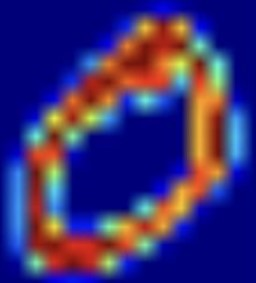
#> input picture open cv how to work with/data/ocr.jpg, 256 x 283 px, found by its file name
$ python svm-OCR.py
#> lines starting #> are read from the running program, lines starting #| are printed output that depends on the picture
'''
کاری که این الکوریتم انجام میده اینه که میاد در حالت عادی دو تا دیتای موجود رو به وسیله ی خط هایی از هم جدا میکنه  و مرزی بین این دیتا با اون دیتا پیدا میکنه
و بعد از بین خط هایی که پیدا شده میاد اونی که از هر دو طرف به دیتا ها دورتر هست رو انتخاب میکنه چون ممکنه هرکدوم از داده ها نویز هایی داشته باشند که خط ها رو تحت تاثیر قرار بده
پس باید دورترین انتخاب بشه.

در حالتی که از این الگوریتم استفاده نکنیم باید تک تک داده ها را پیدا کنیم و فاصله از طرفین رو حساب کنیم

'''
#--------------------------------------------------------------------------------------------
#OCR
'''
در knn
ما مستقیما تجمع پیکسل ها رو حساب میکنیم اما با استفاده از OCR
اینجا عکس اصلی رو میدیم و عکس شناسایی شده رو میده
بعد از این مرحله نیاز داریم تا توصیفگر هر سلول رو بدست بیاریم
برای این کار  مشتقات هر سلول را در مختصات ایکس و ایگرگ بدست میاریم سپس قدر و جهت هر یک پیکسل را بدست میاریم
این کار هر مقدار را به 16 مقدار عددی تبدیل میکنه و عکس را به 4 مربع زیرین تبدیل میکنه در نهایت
شروع میکنیم به تبدیل دیتاست خودمون به سلول های تکی  برای هر شماره 250 سلول هستند که ترین میشن  و
 250 دیتا هستند برای تست
'''

import cv2 as cv
import numpy as np

sz = 20
bin_n = 16
affine_flags = cv.WARP_INVERSE_MAP | cv.INTER_LINEAR

def deskew(img):
    m = cv.moments(img)
    if abs(m['mu02']) < 1e-2:
        return img.copy()
    skew = m['mu11']/m['mu02']
    M = np.float32([[1, skew, -0.5*SZ*skew], [0, 1, 0]])
    img = cv.warpAffine(img,M,(SZ, SZ),flags=affine_flags)
    return img


def deskew(img):
    m = cv.moments(img)
    if abs(m['mu02']) < 1e-2:
        return img.copy()
    skew = m['mu11']/m['mu02']
    M = np.float32([[1, skew, -0.5*SZ*skew], [0, 1, 0]])
    img = cv.warpAffine(img,M,(SZ, SZ),flags=affine_flags)
    return img


def hog(img):
    gx = cv.Sobel(img, cv.CV_32F, 1, 0)
    gy = cv.Sobel(img, cv.CV_32F, 0, 1)
    mag, ang = cv.cartToPolar(gx, gy)
    bins = np.int32(bin_n*ang/(2*np.pi))    # quantizing binvalues in (0...16)
    bin_cells = bins[:10,:10], bins[10:,:10], bins[:10,10:], bins[10:,10:]
    mag_cells = mag[:10,:10], mag[10:,:10], mag[:10,10:], mag[10:,10:]
    hists = [np.bincount(b.ravel(), m.ravel(), bin_n) for b, m in zip(bin_cells, mag_cells)]
    hist = np.hstack(hists)     # hist is a 64 bit vector
    return hist


img = cv.imread(cv.samples.findFile(r'D:\9-PYTHON COURSE\PYTHON\open cv how to work with\ocr.jpg'),0)
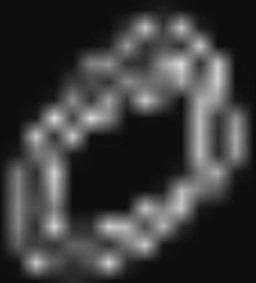
#> img: shape (283, 256); min 11, max 216, mean 59
if img is None:
    raise Exception("we need the digits.png image from samples/data here !")


#> (the run stopped early here; a loop or call above may not have finished)

$ run again, with open cv how to work with/data/angels.jpg copied over open cv how to work with/data/ocr.jpg
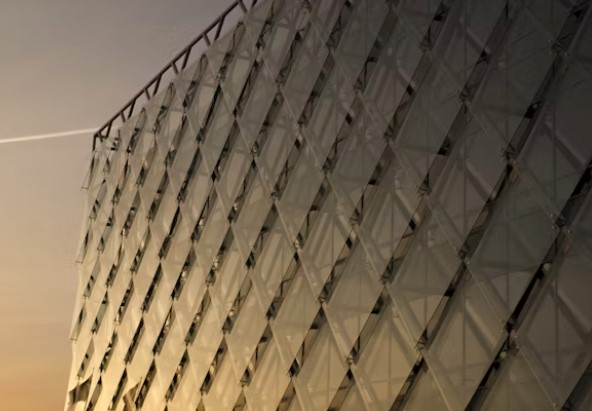
#> input picture open cv how to work with/data/angels.jpg, 592 x 411 px, found by its file name
#> `img = cv.imread(cv.samples.findFile(r'D:\9-PYTHON COURSE\PYTHON\open c..`:
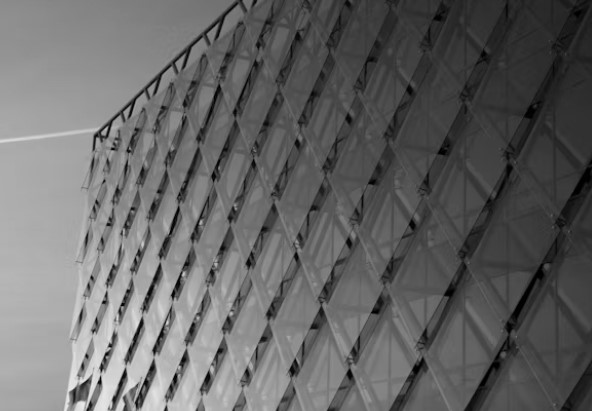
#> img: shape (411, 592); min 0, max 236, mean 101.2

$ run again, with open cv how to work with/data/apple.jpg copied over open cv how to work with/data/ocr.jpg
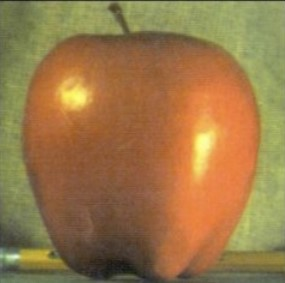
#> input picture open cv how to work with/data/apple.jpg, 285 x 283 px, found by its file name
#> `img = cv.imread(cv.samples.findFile(r'D:\9-PYTHON COURSE\PYTHON\open c..`:
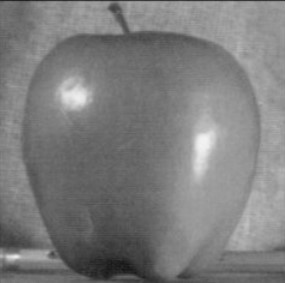
#> img: shape (283, 285); min 21, max 243, mean 124.7
